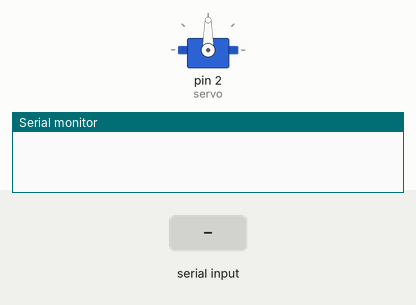
This sketch was run on a simulated Arduino Uno, built with avr-gcc and run on an emulated ATmega328P. Parts: servo, the last lines printed to the serial monitor. Inputs (shaded band) come from the test bench.

Above: at 1.2 s.
1.3 s: "A90\n" received over Serial
At 2.5 s:
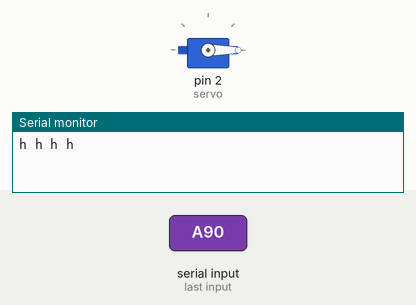
2.8 s: "a90\n" received over Serial
At 3.9 s:
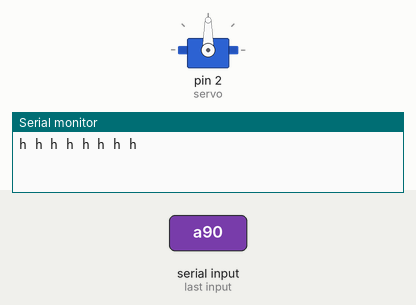
Timing chart, 0 to 5.8 s (numbered marks = the images above; inputs shaded):
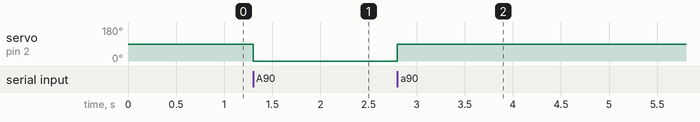

Measured:
- after the input at 1.3 s, servo on pin 2 (servo): 90° → 0° at once
- after the input at 2.8 s, servo on pin 2 (servo): 0° → 90° at once

The sketch:

_3_The_keyboard_controls_the_servo_motor_to_rotate_any_angle.ino
```cpp
#include <Servo.h>
Servo servo;
int angle=0;

void setup()
{
  Serial.begin(9600);
  servo.attach(2);
}

void loop()
{
  if(Serial.available())
  {
     Serial.print("h ");
     char ch=Serial.read();
     if(ch>='0' && ch<='9')
        angle=angle*10+ch-'0';
     else if(ch=='A' || ch=='a')
     {
        servo.write(angle);
        angle=0;
     }
  }
}
```
